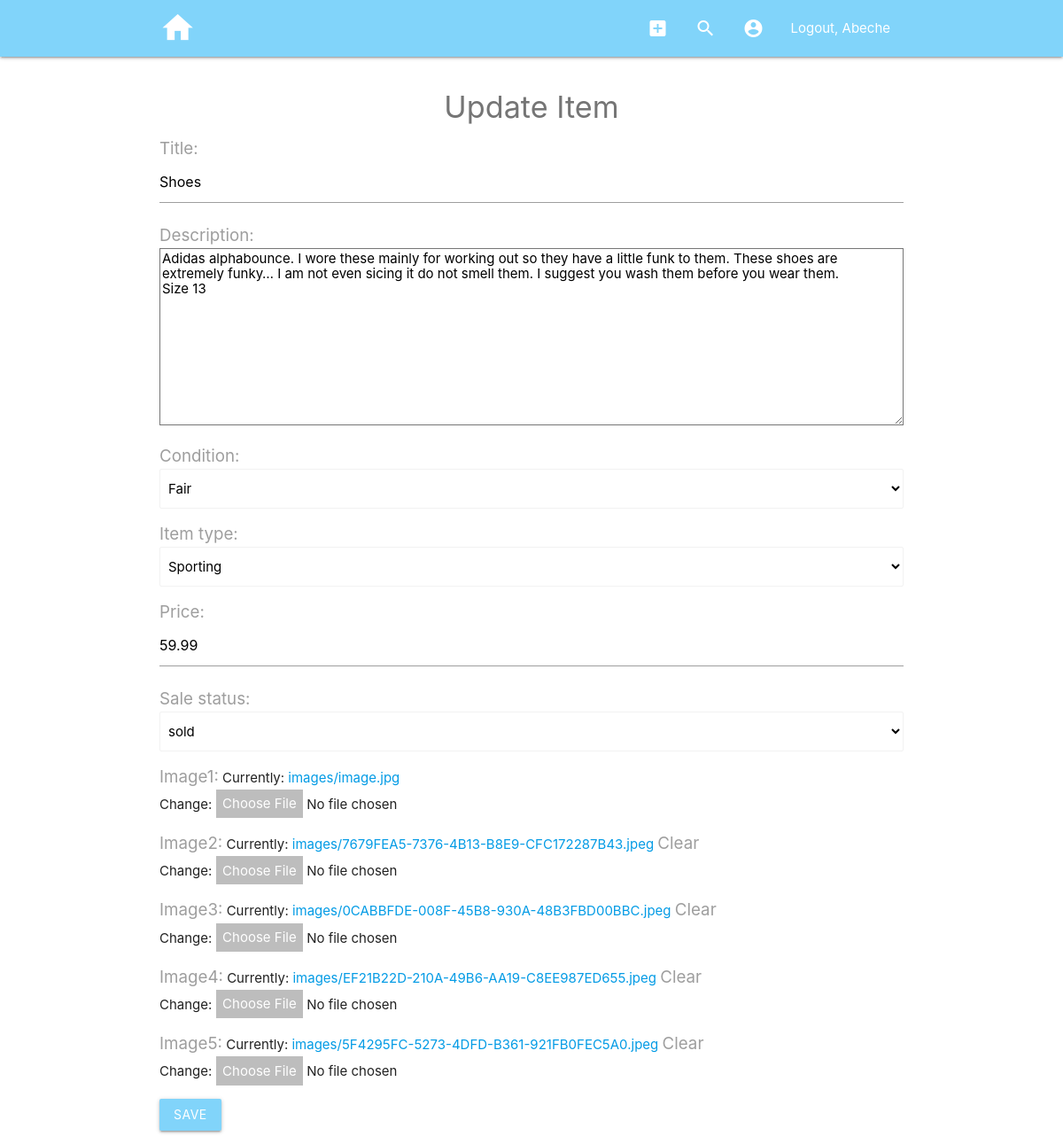
Page /thrift/item-update/5b42a625-6c76-431e-a8de-91f26877fd5a/ (signed in) on the committed database.
### thrift/models.py (models this page shows, shortened)
class UserProfile(models.Model):
    user = models.OneToOneField(User, null=True, on_delete=models.SET_NULL)
    slug = models.SlugField(default=uuid.uuid4, null=True)
    first_name = models.CharField(max_length=128)
    last_name = models.CharField(max_length=128)
    profile_picture = models.ImageField(null=True, blank=True, upload_to="images/")
    contact_method = models.TextField(default="contact me at...", max_length=256)
    email = models.EmailField(max_length=128)
    created = models.DateTimeField(null=True, editable=False)
    modified = models.DateTimeField(null=True)

class Item(models.Model):
    user = models.ForeignKey(User, null=True, on_delete=models.CASCADE)
    slug = models.SlugField(null=True, default=uuid.uuid4)
    title = models.CharField(null=True, max_length=64)
    description = models.TextField(null=True, max_length=512)
    condition = models.CharField(null=True, max_length=20, choices=CHOICES['condition'])
    item_type = models.CharField(null=True, max_length=20, choices=CHOICES['item-type'])
    price = models.DecimalField(null=True, max_digits=9, decimal_places=2)
    sale_status = models.CharField(null=True, max_length=20, choices=CHOICES['sale-status'], default="available")
    image1 = models.ImageField(null=True, blank=False, upload_to="images/")
    image2 = models.ImageField(null=True, blank=True, upload_to="images/")
    image3 = models.ImageField(null=True, blank=True, upload_to="images/")
    image4 = models.ImageField(null=True, blank=True, upload_to="images/")
    image5 = models.ImageField(null=True, blank=True, upload_to="images/")
    created = models.DateTimeField(null=True, editable=False, auto_now_add=True)
    modified = models.DateTimeField(null=True, auto_now=True)
    date_sold = models.DateTimeField(null=True, blank=True, editable=False) # a date is given when the sold switch is flicked
    objects = ItemManager()

### thrift/views.py (the view)
# urls.py: path('thrift/item-update/<slug:slug>/', item_update_view),
@login_required(login_url='/login/')
def item_update_view(request, slug):
    item_obj = get_object_or_404(Item, slug=slug, user=request.user)
    item_form = ItemUpdateForm(request.POST or None, request.FILES or None, instance=item_obj)
    context = {
        "item_form": item_form,
        "item": item_obj,
    }
    if item_form.is_valid():
        item_form = item_form.save(commit=False)
        item_form.save()
        context["msg"] = "Data saved."
        return render(request, "thrift/item-detail.html", context)
    return render(request, "thrift/item-update.html", context)

### thrift/forms.py
class ItemUpdateForm(forms.ModelForm):
    class Meta:
        model = Item
        fields = "__all__"
        exclude = ['user', 'slug', 'modified']

### thrift/models.py (called while the page is built)
    def get_queryset(self):
        return ItemQuerySet(self.model, using=self.db)

### templates/thrift/item-update.html (shortened to what this page needs)
{% extends "base.html" %}
{% block content %}
<h4 class="grey-text text-darken-1 center">Update Item</h4>
<form method="POST" enctype="multipart/form-data">
    {{ item_form.as_p }}
    <input class="btn light-blue lighten-3" type="submit" name="add-item" value="Save">
    <br>
</form>
{% endblock content %}

### templates/base.html (shortened to what this page needs)
{% load static %}
<!DOCTYPE html>
<html lang="en">
<head>
    <link rel="stylesheet" href="https://cdnjs.cloudflare.com/ajax/libs/materialize/1.0.0-rc.1/css/materialize.min.css"
 />
    <link rel="stylesheet" href="https://cdnjs.cloudflare.com/ajax/libs/materialize/1.0.0/css/materialize.min.css">
    <link href="{% static 'css/style.css' %}" rel="stylesheet">
</head>
<body>
    <div class="navbar-fixed">
        <nav class="light-blue lighten-3">
            <div class="nav-wrapper container">
                <a href="/" class="brand-logo"><i id="home-icon" class="large material-icons">home</i></a>
                <ul class="right hide-on-med-and-down">
                    {% if user.is_authenticated %}
                    <li><a href="/thrift/item-create/" class="tooltipped" data-position="bottom"
                            data-tooltip="Add Listing"><i class="material-icons">add_box</i></a></li>
                    <li><a href="/search-listings" class="tooltipped" data-position="bottom"
                            data-tooltip="Search Listings"><i class="material-icons">search</i></a></li>
                    {% endif %}
                    {% if user.is_authenticated and user.userprofile %}
                    <li><a href="/thrift/profile-detail/{{user.userprofile.slug}}" class="tooltipped"
                            data-position="bottom" data-tooltip="View Profile" data-delay="1000"><i
                                class="material-icons">account_circle</i></a>
                    </li>
                    {% endif %}
                    {% if user.is_authenticated and user.userprofile %}
                    <li><a href="/logout">Logout,
                            {{user.userprofile.first_name}}</a>
                    </li>
                    {% elif user.is_authenticated %}
                    <li><a href="/logout">Logout</a>
                    </li>
                    {% endif %}
                </ul>
            </div>
        </nav>
    </div>
    <div class="container section">
        {% block content %}
        {% endblock content %}
    </div>
</body>
</html>

### static/css/style.css (style rules this page uses)
#home-icon { font-size: 2.75rem; }
label { font-size: 1.25rem; }
textarea { height: 25vh !important; }

### rows in the picture
Item: title "Shoes", description "Adidas alphabounce. I wore these mainly for working out so they have a little funk to them. These shoes are extremely funky… I am not even sicing it do not smell them. I suggest you wash them before you wear them. Size 13", condition "Fair", item_type "Sporting", price "59.99", sale_status "sold"

### other values in the picture
{{ user.userprofile.first_name }} "Abeche"
